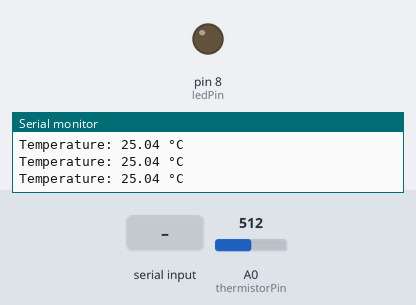
Bench run of a sketch on a simulated Arduino Uno, built with avr-gcc and run on an emulated ATmega328P. On the bench: output pins drawn as LEDs (lit = HIGH), the last lines printed to the serial monitor. Dashed ring = blinking. The test bench sets the inputs (shaded band); at power-on: A0 (thermistorPin) = 512.

Above: at 1.2 s.
1.3 s: A0 (thermistorPin) set to 734
2.8 s: A0 (thermistorPin) set to 759
At 3.05 s:
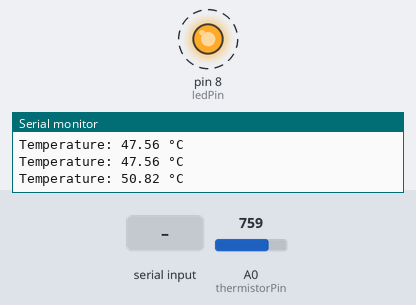
5.8 s: "stop\n" received over Serial
Timing chart, 0 to 14.8 s (numbered marks = the images above; inputs shaded):
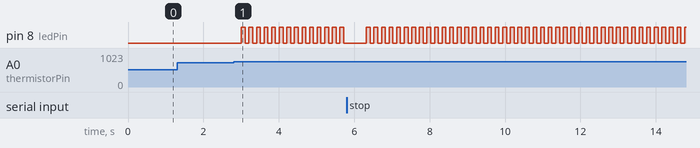

Measured:
- the behaviour switches between 752 and 753 on A0 (thermistorPin) (found by bisection; images 0 and 1)
- after the input at 2.8 s, pin 8 (ledPin): alternates HIGH for 0.10 s and LOW for 0.10 s, starting after 0.21 s

The sketch:

Activity_Serial_Connection.ino
```cpp
const int thermistorPin = A0;
const int ledPin = 8;

float temperature = 0;
bool isBlinking = false;

void setup() {
  Serial.begin(9600);
  pinMode(ledPin, OUTPUT);
  Serial.println("System ready. Monitoring temperature...");
}

void loop() {
  int analogValue = analogRead(thermistorPin);
  float resistance = (1023.0 / analogValue - 1) * 10000;
  float temperatureC = 1 / (log(resistance / 10000.0) / 3950 + 1.0 / 298.15) - 273.15;

  Serial.print("Temperature: ");
  Serial.print(temperatureC);
  Serial.println(" °C");

  if (temperatureC >= 50) {
    isBlinking = true;
  }


  if (Serial.available() > 0) {
    String command = Serial.readStringUntil('\n');
    command.trim();

    if (command.equalsIgnoreCase("stop")) {
      isBlinking = false;
      digitalWrite(ledPin, LOW);
      Serial.println("Blinking stopped.");
    }
  }

  if (isBlinking) {
    digitalWrite(ledPin, HIGH);
    delay(100);
    digitalWrite(ledPin, LOW);
    delay(100);
  } else {
    delay(500);
  }
}
```
